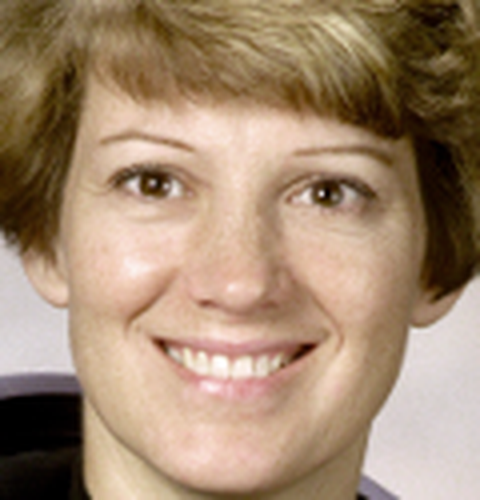
#> input picture denoise_images/clean/portrait.png, 480 x 500 px
$ python -i module_enhance.py   (imports and definitions only)
#> lines starting #> are read from the running program, lines starting #| are printed output that depends on the picture
"""
module_enhance.py - Xử lý tăng sáng và cải thiện tương phản ảnh
Hỗ trợ: Cân bằng Histogram, biến đổi Gamma, biến đổi Logarit, kéo giãn tương phản và trực quan hóa Histogram.
"""

import cv2
import numpy as np
import matplotlib
# [1 line not run here, left out]
import matplotlib.pyplot as plt


def to_grayscale(img: np.ndarray) -> np.ndarray:
    """Chuyển đổi ảnh sang ảnh xám 1 kênh nếu cần."""
    if img is None:
        return None
    if len(img.shape) == 3:
        return cv2.cvtColor(img, cv2.COLOR_BGR2GRAY)
    return img.copy()


def apply_histogram_eq(img: np.ndarray, keep_color: bool = False) -> np.ndarray:
    """
    Cân bằng lược đồ xám (Histogram Equalization).
    - keep_color=False: Chuyển về ảnh xám rồi cân bằng.
    - keep_color=True: Cân bằng trên kênh độ sáng Y (không gian YCrCb) để giữ nguyên màu sắc.
    """
    if img is None:
        return None

    if len(img.shape) == 2 or not keep_color:
        gray = to_grayscale(img)
        return cv2.equalizeHist(gray)

    ycrcb = cv2.cvtColor(img, cv2.COLOR_BGR2YCrCb)
    y, cr, cb = cv2.split(ycrcb)
    y_eq = cv2.equalizeHist(y)
    merged = cv2.merge((y_eq, cr, cb))
    return cv2.cvtColor(merged, cv2.COLOR_YCrCb2BGR)


# [92 lines left out: functions apply_log_transform, apply_gamma_transform, apply_contrast_stretching, compute_histogram, plot_histogram_comparison, not called in this run]

>>> import cv2
>>> picture = cv2.imread('denoise_images/clean/portrait.png')
#> picture is the input picture: shape (500, 480, 3); mean B, G, R 112.8, 137.5, 162.9
>>> result = apply_histogram_eq(picture)
#> in to_grayscale, `return cv2.cvtColor(img, cv2.COLOR_BGR2GRAY)`:
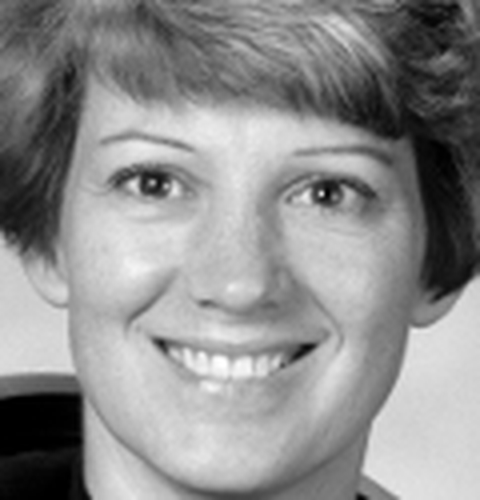
#> returned value: shape (500, 480); min 0, max 255, mean 142.3
#> in apply_histogram_eq, `return cv2.equalizeHist(gray)`:
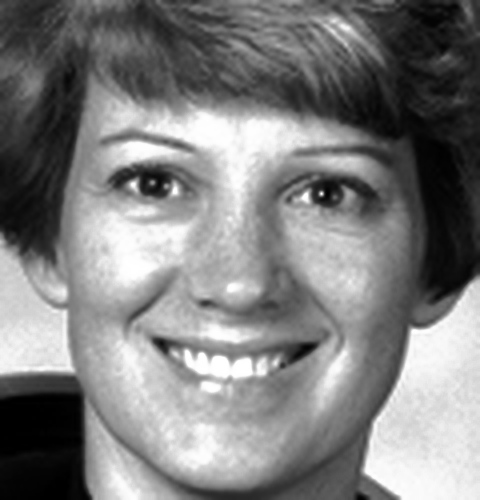
#> returned value: shape (500, 480); min 0, max 255, mean 126.8
